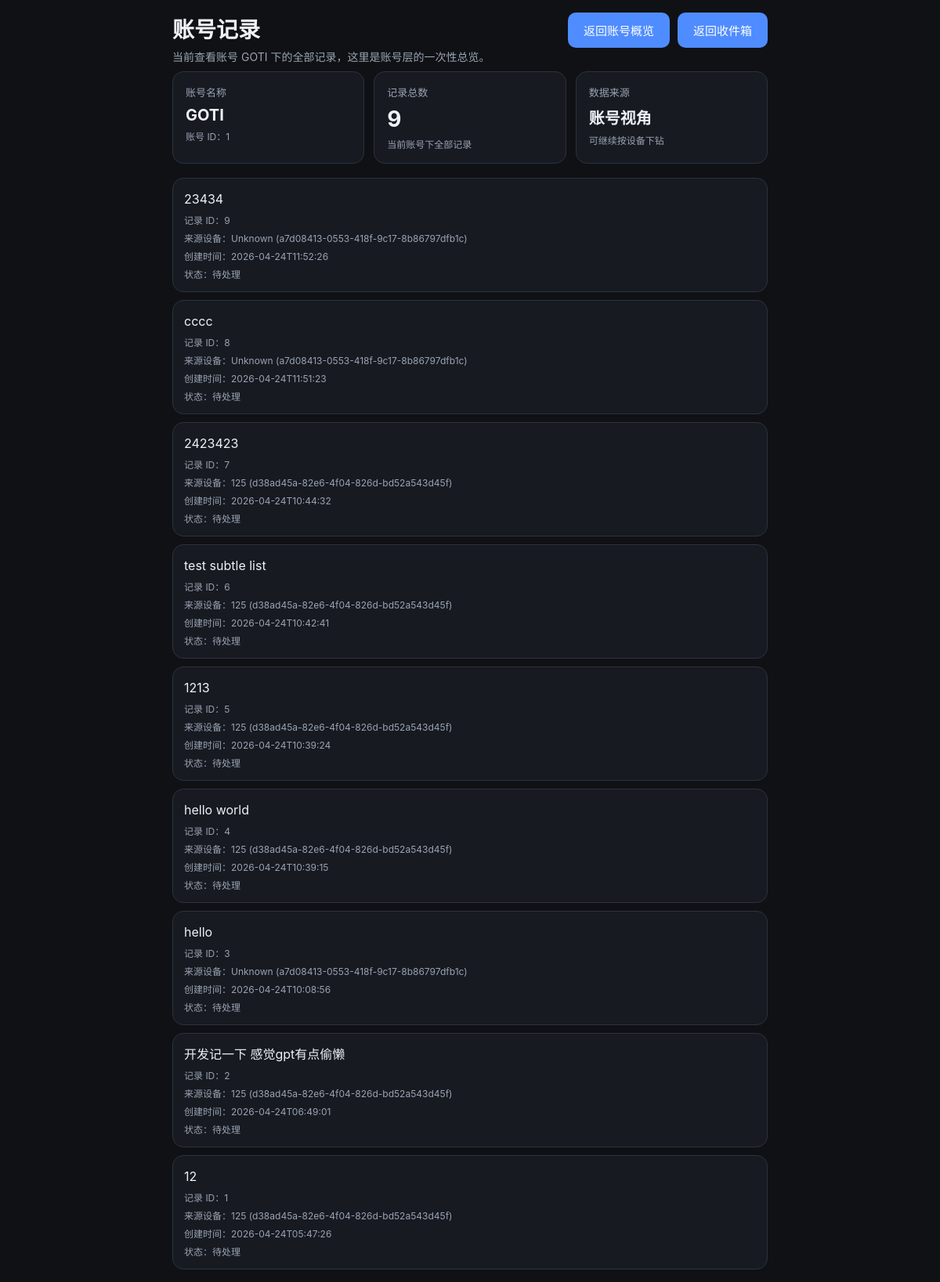
/account/items, run on the app's committed database.
### tables this page shows
CREATE TABLE users (
            id INTEGER PRIMARY KEY AUTOINCREMENT,
            name TEXT NOT NULL DEFAULT 'default',
            created_at TEXT NOT NULL DEFAULT (datetime('now'))
        , approval_status TEXT NOT NULL DEFAULT 'approved', join_code TEXT, approved_at TEXT, api_token TEXT);

CREATE TABLE inbox_items (
            id INTEGER PRIMARY KEY AUTOINCREMENT,
            content TEXT NOT NULL,
            status TEXT NOT NULL DEFAULT 'inbox',
            created_at TEXT NOT NULL,
            updated_at TEXT NOT NULL
        , user_id INTEGER NOT NULL DEFAULT 1, source_device_id TEXT);

### app/main.py (the view)
@app.route("/account/items")
def account_items_page():
    guard = admin_guard()
    if guard:
        return guard
    raw_user_id = request.args.get("user_id")
    if raw_user_id:
        user_id = int(raw_user_id)
    else:
        approved_users = get_users("approved")
        if not approved_users:
            return redirect(url_for("admin_accounts_page"))
        user_id = approved_users[0]["id"]
    q = request.args.get("q", "").strip()
    user, items = get_account_items(user_id, q if q else None)
    return render_template("account_items.html", user=user, items=items, q=q)

### app/main.py (called while the page is built)
def get_conn():
    conn = sqlite3.connect(str(DB_PATH))
    conn.row_factory = sqlite3.Row
    return conn

def admin_cookie_value():
    if not ADMIN_PASSWORD:
        return None
    return hashlib.sha256(ADMIN_PASSWORD.encode()).hexdigest()

def is_admin_authenticated():
    expected = admin_cookie_value()
    if not expected:
        return True
    actual = request.cookies.get(ADMIN_COOKIE, "")
    return hmac.compare_digest(actual, expected)

def admin_guard():
    if is_admin_authenticated():
        return None
    next_path = request.path
    if request.query_string:
        next_path += "?" + request.query_string.decode()
    return redirect(url_for("admin_login_page", next=next_path))

def get_users(approval_status=None):
    conn = get_conn()
    query = """
        SELECT u.id, u.name, u.approval_status, u.join_code, u.created_at, u.approved_at,
               COUNT(DISTINCT d.id) AS device_count,
               COUNT(i.id) AS item_count
        FROM users u
        LEFT JOIN devices d ON d.user_id = u.id
        LEFT JOIN inbox_items i ON i.user_id = u.id
        WHERE 1 = 1
    """
    params = []
    if approval_status is not None:
        query += " AND u.approval_status = ?"
        params.append(approval_status)
    query += " GROUP BY u.id, u.name, u.approval_status, u.join_code, u.created_at, u.approved_at ORDER BY u.created_at DESC, u.id DESC"
    rows = conn.execute(query, params).fetchall()
    conn.close()
    return [dict(r) for r in rows]

### app/templates/account_items.html (shortened to what this page needs)
<!doctype html>
<html lang="zh-CN">
<head>
  <link rel="stylesheet" href="/static/style.css" />
</head>
<body>
  <main class="container">
    <header class="header">
      <div class="title-row">
        <div>
          <h1>账号记录</h1>
          <p class="subtitle">当前查看账号 {{ user.name }} 下的全部记录，这里是账号层的一次性总览。</p>
        </div>
        <div class="toolbar-actions">
          <a class="nav-link" href="/account?user_id={{ user.id }}">返回账号概览</a>
          <a class="nav-link" href="/">返回收件箱</a>
        </div>
      </div>
    </header>
    <section class="summary-grid">
      <article class="summary-card">
        <div class="summary-label">账号名称</div>
        <div class="summary-value small">{{ user.name }}</div>
        <div class="item-meta">账号 ID：{{ user.id }}</div>
      </article>
      <article class="summary-card">
        <div class="summary-label">记录总数</div>
        <div class="summary-value">{{ items|length }}</div>
        <div class="item-meta">当前账号下全部记录</div>
      </article>
      <article class="summary-card">
        <div class="summary-label">数据来源</div>
        <div class="summary-value small">账号视角</div>
        <div class="item-meta">可继续按设备下钻</div>
      </article>
    </section>
    <section class="list">
      {% if items %}
        {% for item in items %}
          <article class="item {% if item.status == 'done' %}done{% endif %}">
            <div class="item-main grow">
              <div class="item-content">{{ item.content }}</div>
              <div class="item-meta">记录 ID：{{ item.id }}</div>
              <div class="item-meta">来源设备：{{ item.source_device_name or 'Unknown' }} ({{ item.source_device_id or '-' }})</div>
              <div class="item-meta">创建时间：{{ item.created_at or '-' }}</div>
              <div class="item-meta">状态：{{ '已完成' if item.status == 'done' else '待处理' }}</div>
            </div>
          </article>
        {% endfor %}
      {% else %}
        <div class="empty">这个账号下还没有记录。</div>
      {% endif %}
    </section>
  </main>
</body>
</html>

### app/static/style.css (style rules this page uses)
:root { color-scheme: light dark; --bg: #0f1115; --panel: #171a21; --panel-2: #202531; --text: #eef2f7; --muted: #9aa4b2; --accent: #4f8cff; --danger: #e25b5b; --border: #2b3240; --success: #5bd88e; --warning: #f0c35b; }
body { margin: 0; font-family: -apple-system, BlinkMacSystemFont, "Segoe UI", sans-serif; background: var(--bg); color: var(--text); -webkit-tap-highlight-color: transparent; }
.container { max-width: 760px; margin: 0 auto; padding: 16px; }
.title-row { display: flex; align-items: flex-start; justify-content: space-between; gap: 16px; flex-wrap: wrap; }
.toolbar-actions { display: flex; gap: 10px; flex-wrap: wrap; }
.header h1 { margin: 0 0 6px 0; font-size: 28px; }
.header p { color: var(--muted); margin: 0 0 8px 0; font-size: 14px; line-height: 1.5; }
.capture-box, .item, .empty, .toolbar, .summary-card { background: var(--panel); border: 1px solid var(--border); border-radius: 14px; }
button, .secondary-button, .nav-link { border: 0; border-radius: 10px; background: var(--accent); color: white; padding: 12px 20px; cursor: pointer; font-size: 15px; font-weight: 500; transition: transform 0.05s ease, opacity 0.1s ease; text-decoration: none; display: inline-flex; align-items: center; justify-content: center; box-sizing: border-box; }
.list { display: grid; gap: 10px; }
.summary-grid { display: grid; grid-template-columns: repeat(3, minmax(0, 1fr)); gap: 12px; margin-bottom: 18px; }
.summary-card { padding: 16px; }
.summary-label { color: var(--muted); font-size: 13px; margin-bottom: 8px; }
.summary-value { font-size: 28px; font-weight: 700; }
.summary-value.small { font-size: 20px; }
.item { display: flex; justify-content: space-between; gap: 12px; padding: 14px; }
.item-main.grow { flex: 1; }
.item-content { font-size: 16px; line-height: 1.5; word-break: break-word; }
.item-meta { margin-top: 6px; color: var(--muted); font-size: 12px; word-break: break-all; }

### data on the page
users: name "GOTI", id "1"
inbox_items: content "23434", id "9", source_device_name "Unknown", source_device "a7d08413-0553-418f-9c17-8b86797dfb1c", created_at "2026-04-24T11:52:26", status "待处理"
inbox_items: content "cccc", id "8", source_device_name "Unknown", source_device "a7d08413-0553-418f-9c17-8b86797dfb1c", created_at "2026-04-24T11:51:23", status "待处理"
inbox_items: content "2423423", id "7", source_device_name "125", source_device "d38ad45a-82e6-4f04-826d-bd52a543d45f", created_at "2026-04-24T10:44:32", status "待处理"
inbox_items: content "test subtle list", id "6", source_device_name "125", source_device "d38ad45a-82e6-4f04-826d-bd52a543d45f", created_at "2026-04-24T10:42:41", status "待处理"
inbox_items: content "1213", id "5", source_device_name "125", source_device "d38ad45a-82e6-4f04-826d-bd52a543d45f", created_at "2026-04-24T10:39:24", status "待处理"
inbox_items: content "hello world", id "4", source_device_name "125", source_device "d38ad45a-82e6-4f04-826d-bd52a543d45f", created_at "2026-04-24T10:39:15", status "待处理"
inbox_items: content "hello", id "3", source_device_name "Unknown", source_device "a7d08413-0553-418f-9c17-8b86797dfb1c", created_at "2026-04-24T10:08:56", status "待处理"
inbox_items: content "开发记一下 感觉gpt有点偷懒", id "2", source_device_name "125", source_device "d38ad45a-82e6-4f04-826d-bd52a543d45f", created_at "2026-04-24T06:49:01", status "待处理"
inbox_items: content "12", id "1", source_device_name "125", source_device "d38ad45a-82e6-4f04-826d-bd52a543d45f", created_at "2026-04-24T05:47:26", status "待处理"

### other printed values
{{ items|length }} "9"
